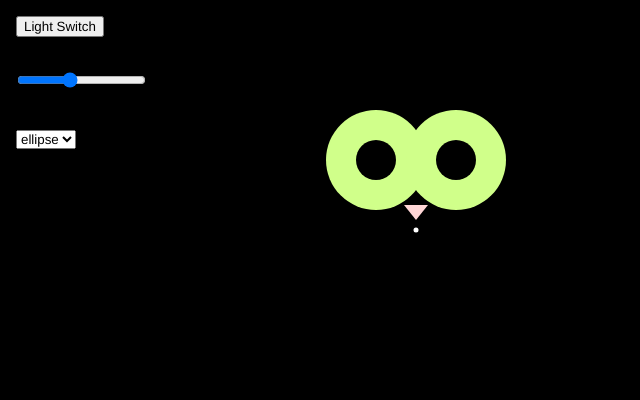
Frame 1 (no input)
Frame 60 (no input): identical to frame 1, image omitted
Frame 120 (the mouse pressed at the canvas centre since frame 60): identical to frame 1, image omitted

The p5.js sketch that drew this single still picture (run headless with seeded random() and noise() and a simulated clock; from frame 60 on, the mouse is pressed at the canvas centre):

// p5.js sketch
// ── sketch.js
let colorBtn, sizeSlider, shapeSelect;
let lightColor = ['black', 'white'];
let light;


function setup() {
  createCanvas(640, 400);
  noStroke();
  textFont("Helvetica, Arial, sans-serif");

  // starting color
  light = lightColor[0];

  // Button: change color
  colorBtn = createButton("Light Switch");
  colorBtn.position(16, 16);
  colorBtn.mousePressed(switchColor);

  function switchColor() {
    if(light === lightColor[0])
      light = lightColor[1];
    else if(light === lightColor[1])
      light = lightColor[0];
  }

  // Slider: controls size
  createP("Surprize Me").position(0, 50).style("margin", "4px 0 0 16px");
  sizeSlider = createSlider(20, 220, 100, 1);
  sizeSlider.position(15, 70);

  // Dropdown: choose shape
  createP("Face Shape").position(0, 100).style("margin", "8px 0 0 16px");
  shapeSelect = createSelect();
  shapeSelect.position(16, 130);
  shapeSelect.option("ellipse");
  shapeSelect.option("rect");
}

function draw() {
  background(light);

  push();
  translate(width * 0.65, height * 0.5);
  let s = sizeSlider.value();

  // face
  fill(0);
  ellipse(0, -20, 190, 150);

  // ears
  triangle(-90, -40, -100, -130, 0, -80);
  triangle(90, -40, 100, -130, 0, -80);
  
  // eyes
  fill("#d0ff8a");
  ellipse(-40, -40, 100, 100); // left eyeball-white
  ellipse(40, -40, 100, 100); // right eyeball-white
  fill(0);
  ellipse(-40, -40, s * 0.4, s * 0.4); // left pupil-black
  ellipse(40, -40, s * 0.4, s * 0.4); // right pupil-black

  // nose
  fill("#ffd6d6");
  triangle(-12, 5, 0, 20, 12, 5);

  // change mouth shape
  let choice = shapeSelect.value();
  if (choice === "ellipse") {
    fill(255);
    ellipse(0, 30, 5, 5);
  } else if (choice === "rect") {
    fill(255);
    rectMode(CENTER);
    rect(0, 30, 5, 5);
  }
  
  pop();
}
